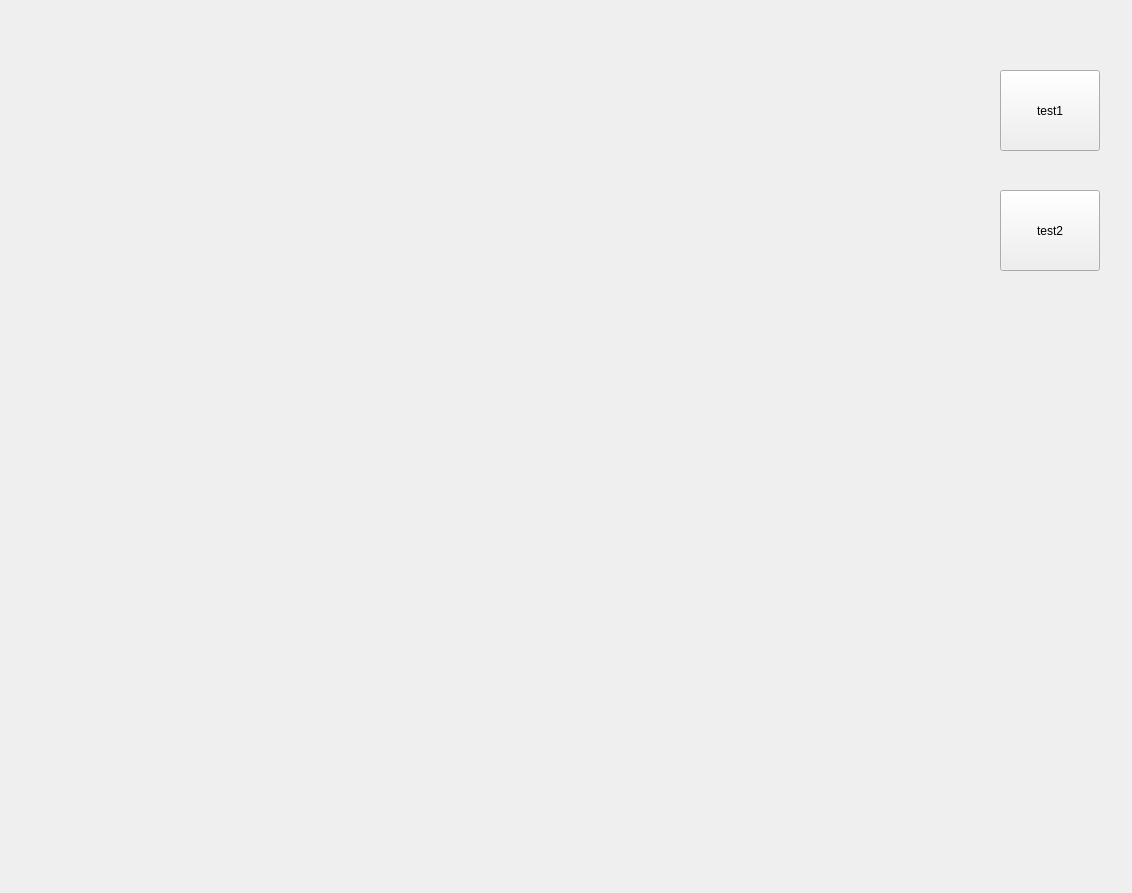
<?xml version="1.0" encoding="UTF-8"?>
<ui version="4.0">
 <class>OmokGameClient</class>
 <widget class="QWidget" name="OmokGameClient">
  <property name="geometry">
   <rect>
    <x>0</x>
    <y>0</y>
    <width>1132</width>
    <height>893</height>
   </rect>
  </property>
  <property name="windowTitle">
   <string>OmokGameClient</string>
  </property>
  <widget class="QPushButton" name="pushButton">
   <property name="geometry">
    <rect>
     <x>1000</x>
     <y>70</y>
     <width>100</width>
     <height>81</height>
    </rect>
   </property>
   <property name="text">
    <string>test1</string>
   </property>
  </widget>
  <widget class="QPushButton" name="pushButton_2">
   <property name="geometry">
    <rect>
     <x>1000</x>
     <y>190</y>
     <width>100</width>
     <height>81</height>
    </rect>
   </property>
   <property name="text">
    <string>test2</string>
   </property>
  </widget>
 </widget>
 <resources/>
 <connections/>
</ui>
